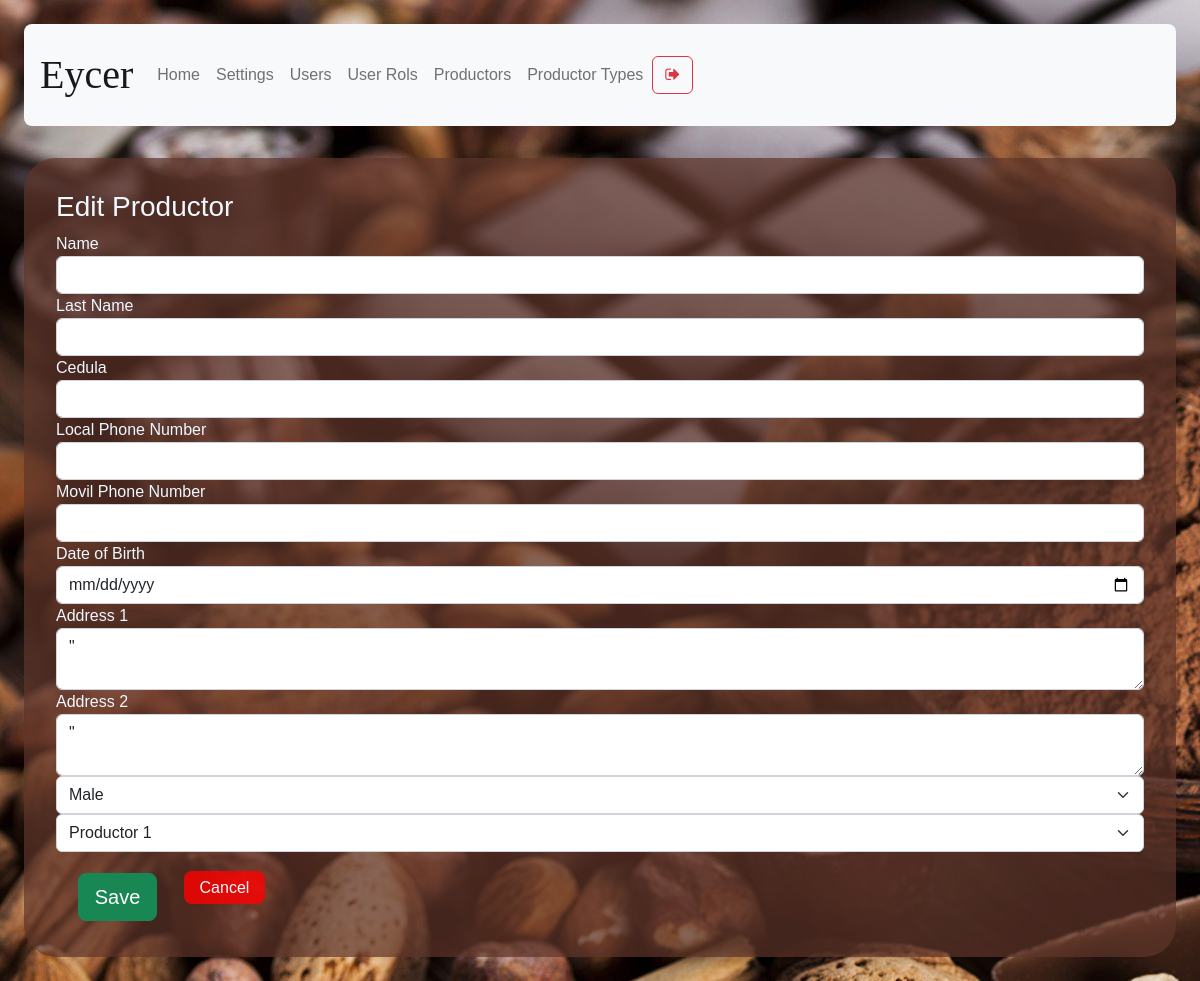
/productor-data/edit-productor/1 (signed in), run on an earlier commit of the app's database.
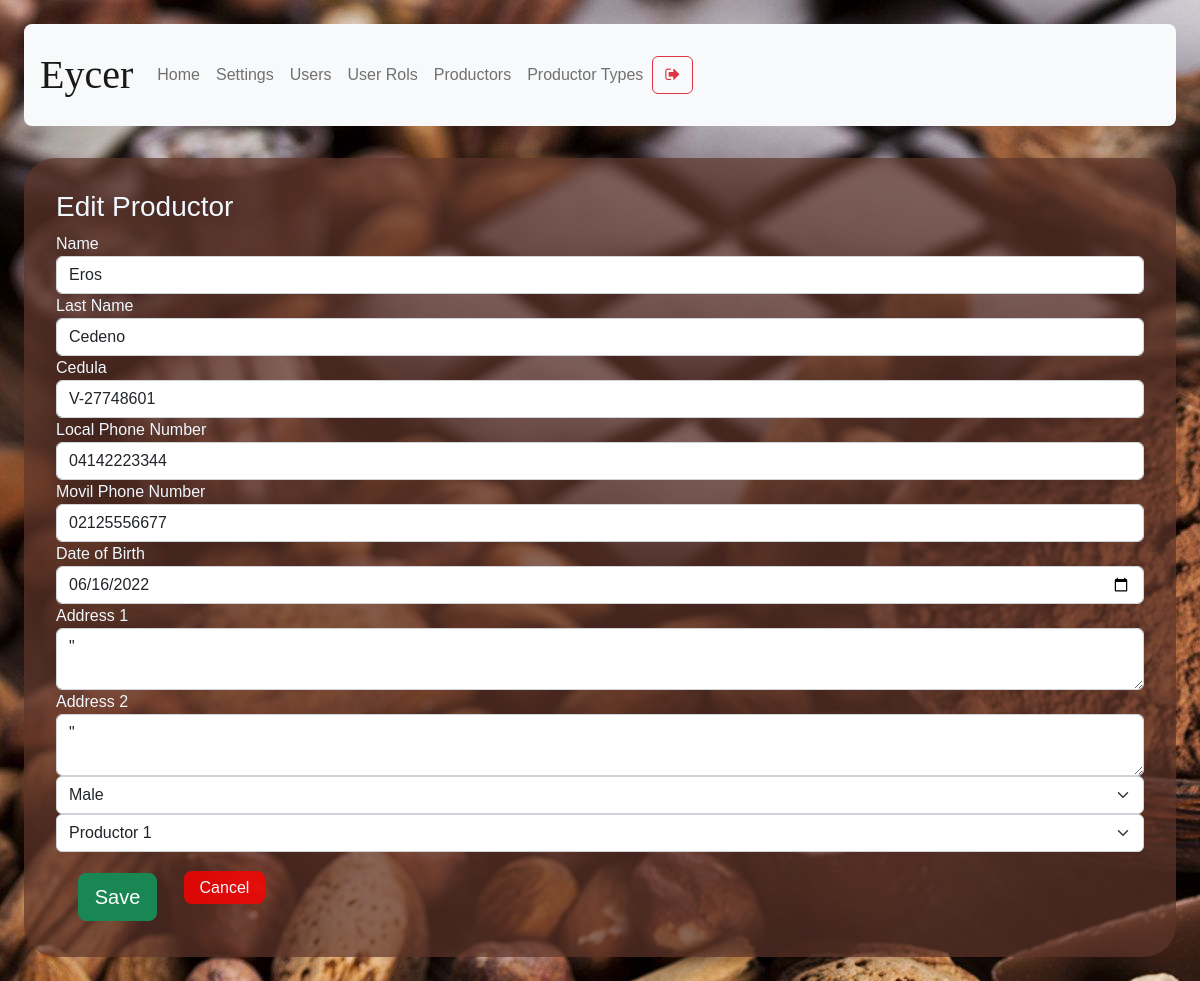
And on a later commit of the database.
### models/productor.py (models this page shows, shortened)
class Productor(db.Model) :
    __tablename__ = "productor"
    id = db.Column(db.Integer, primary_key = True)
    cedula = db.Column(db.String(100), nullable = False, unique=True)
    name = db.Column(db.String(100), nullable = False)
    last_name = db.Column(db.String(100), nullable = False)
    gender = db.Column(db.String(10), nullable = False)
    date_of_birth = db.Column(db.String(10), nullable = False)
    local_phone = db.Column(db.String(20), nullable = True)
    movil_phone = db.Column(db.String(20), nullable = True)
    address_1 = db.Column(db.String(150), nullable = True)
    address_2 = db.Column(db.String(150), nullable = True)
    productor_type_id = db.Column(db.Integer, db.ForeignKey('productor_type.id'))

### routes/shopping_analyst.py (the view)
@shp_analyst.route('/productor-data/edit-productor/<id>')
def edit_productor(id):
    if( not verify_permissions(session, User, allowed_rols) ):
        return redirect(url_for('auth.index'))
    productor = Productor.query.get(id)
    types = Productor_type.query.all()
    return render_template("productor-data-edit-productor.html", productor = productor, \
        rol = session['rol'], productor_types=types)

### models/user.py (called while the page is built)
    def get_user_rol_by_username( self, username ):
        user_rol_id = User.query.filter_by(username = username).first().user_rol_id
        user_rol = User_rol.query.get(user_rol_id).description
        return user_rol

### utils/functions.py (called while the page is built)
def verify_permissions(session, User, allowed=['admin']):
    return 'username' in session and \
    ( allowed == 'all' or User.get_user_rol_by_username(User, session['username']) in allowed)

### templates/productor-data-edit-productor.html (shortened to what this page needs)
{% extends "base.html" %}
{% block content %}
<h3>Edit Productor</h3>
<form method="POST" id="edit-productor" action="/productor-data/edit-productor/save">
  <label>Name</label>
  <input class="form-control" type="text" name="name" value="{{ productor.name }}" required/>
  <label>Last Name</label>
  <input class="form-control" type="text" name="last_name" value="{{productor.last_name}}" required/>
  <label>Cedula</label>
  <input class="form-control" type="text" name="cedula" value="{{productor.cedula}}"  required/>
  <label>Local Phone Number</label>
  <input class="form-control" type="text" name="local_phone" value="{{ productor.local_phone}}"  required/>
  <label>Movil Phone Number</label>
  <input class="form-control" type="text" name="movil_phone" value="{{ productor.movil_phone}}"  required/>
  <label>Date of Birth</label>
  <input class="form-control" type="date" name="date_of_birth" value="{{ productor.date_of_birth }}" required/>
  <label>Address 1</label>
  <textarea class="form-control" name="address_1">{{ productor.address_1 }}"</textarea>
  <label>Address 2</label>
  <textarea class="form-control" name="address_2">{{ productor.address_2 }}"</textarea>
  <select class="form-select" name="gender" form="edit-productor">
      <option value="male">Male</option>
  </select>
  <select class="form-select" name="productor_type" form="edit-productor">
      {% for type in productor_types %}
      <option value="{{ type.description }}">{{ type.description }}</option>
      {% endfor %}
  </select>
  <button type="submit" class="btn btn-success btn-lg mb-1">Save</button>
  <a class="abord" onclick="window.location.href = `/productor-data`">Cancel</a>
  </form>
{% endblock %}

What changed in the data, as far as the page shows it:
added Productor: name "Eros", last_name "Cedeno", cedula "V-27748601", local_phone "04142223344", movil_phone "02125556677", date_of_birth "06/16/2022"
